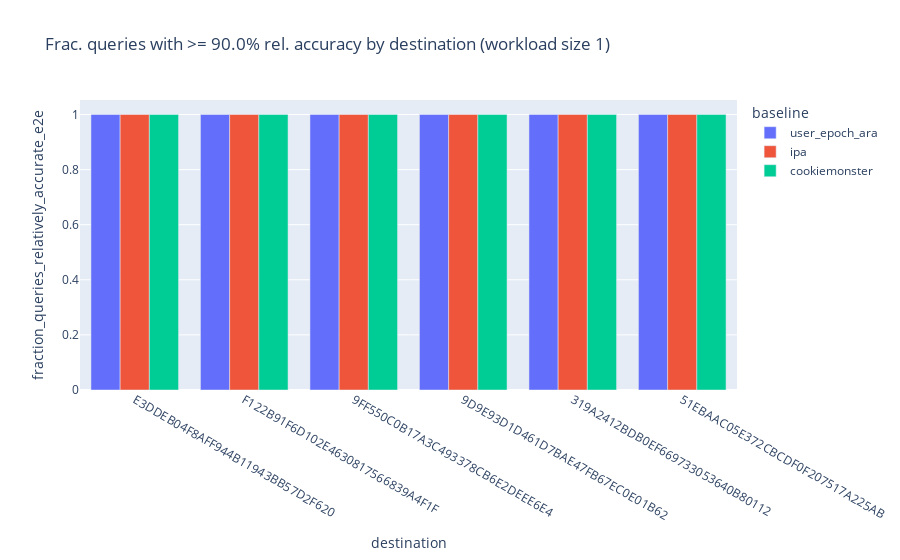
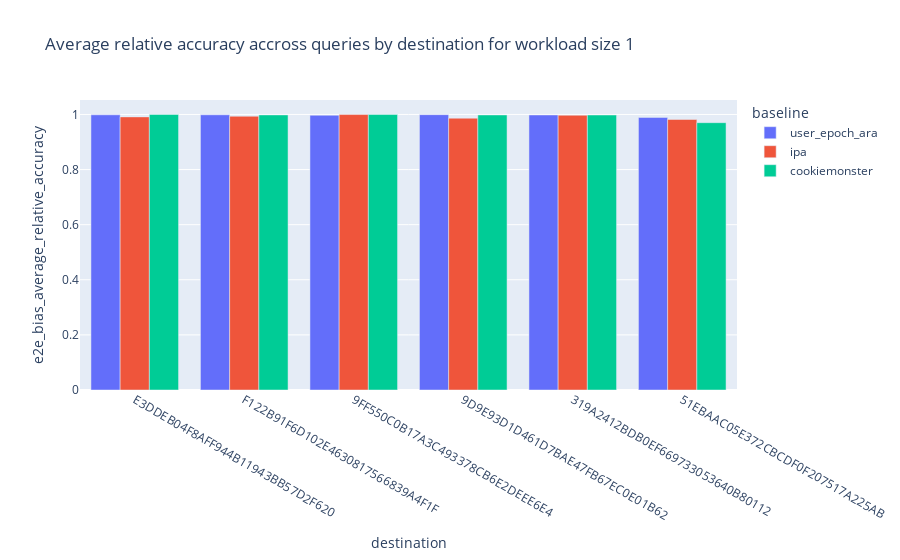
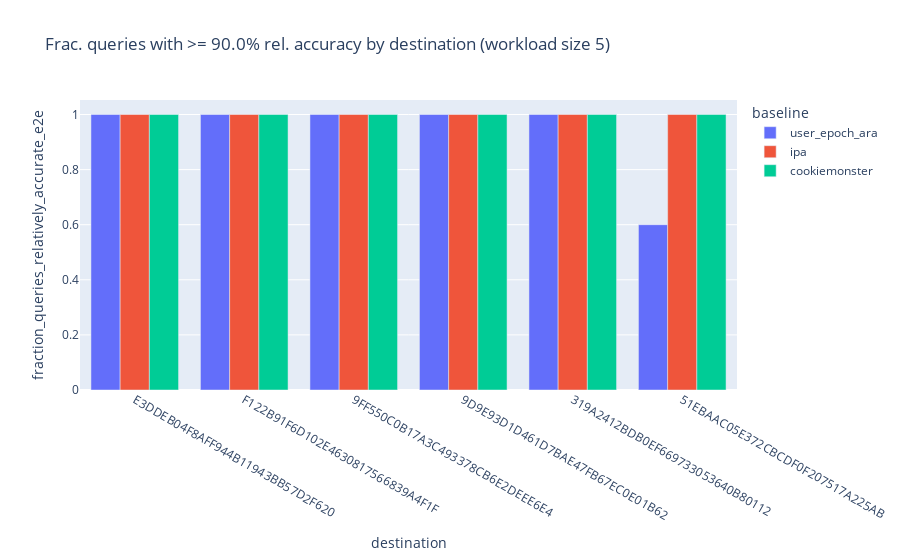
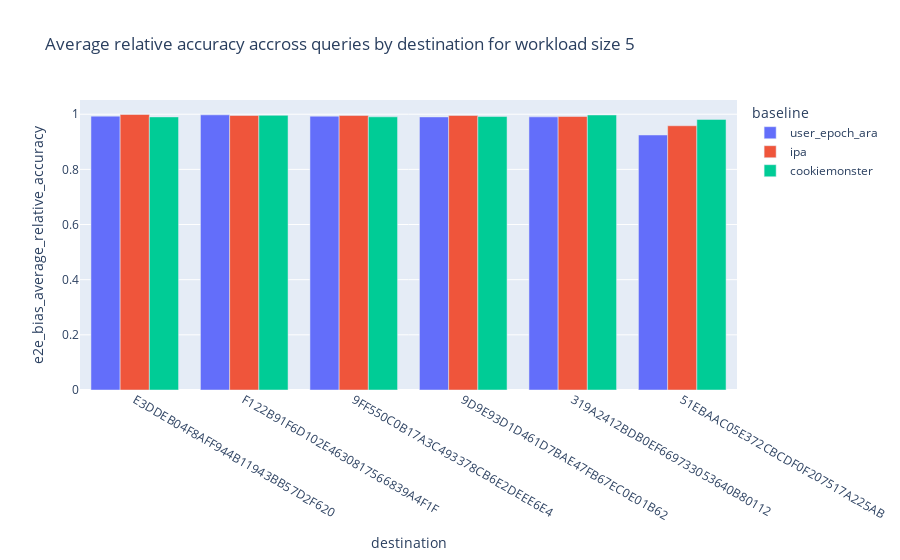

The code cell stored with these charts, in order, in its notebook:
### Code cell
workload_sizes = [1, 5, 10, 15, 20, 25, 30, 35, 40, 45]
for workload_size in workload_sizes:
    content = sorted.loc[sorted.requested_workload_size == workload_size]
    fig1 = px.bar(
        content,
        x="destination",
        y="fraction_queries_relatively_accurate_e2e",
        color="baseline",
        barmode="group",
        title=f"Frac. queries with >= {t * 100}% rel. accuracy by destination (workload size {workload_size})"
    )
    fig2 = px.bar(
        content,
        x="destination",
        y="e2e_bias_average_relative_accuracy",
        color="baseline",
        barmode="group",
        title=f"Avg. rel. accuracy accross queries by destination (workload size {workload_size})"
    )
    pyo.iplot(fig1)
    pyo.iplot(fig2)
    fig1.write_image(f"./large/e2e_bias_fraction_relative_accuracy_ws_{workload_size}.png")
    fig2.write_image(f"./large/e2e_bias_average_relative_accuracy_ws_{workload_size}.png")

### Figure 1 — Plotly figure (JSON) as saved in the notebook; plotly's stock layout.template omitted (floating-point values rounded to 4 significant figures)
{"data": [{"alignmentgroup": "True", "hovertemplate": "baseline=user_epoch_ara<br>destination=%{x}<br>fraction_queries_relatively_accurate_e2e=%{y}<extra></extra>", "legendgroup": "user_epoch_ara", "marker": {"color": "#636efa", "pattern": {"shape": ""}}, "name": "user_epoch_ara", "offsetgroup": "user_epoch_ara", "orientation": "v", "showlegend": true, "textposition": "auto", "type": "bar", "x": ["E3DDEB04F8AFF944B11943BB57D2F620", "F122B91F6D102E4630817566839A4F1F", "9FF550C0B17A3C493378CB6E2DEEE6E4", "9D9E93D1D461D7BAE47FB67EC0E01B62", "319A2412BDB0EF669733053640B80112", "51EBAAC05E372CBCDF0F207517A225AB"], "xaxis": "x", "y": [1, 1, 1, 1, 1, 1], "yaxis": "y"}, {"alignmentgroup": "True", "hovertemplate": "baseline=ipa<br>destination=%{x}<br>fraction_queries_relatively_accurate_e2e=%{y}<extra></extra>", "legendgroup": "ipa", "marker": {"color": "#EF553B", "pattern": {"shape": ""}}, "name": "ipa", "offsetgroup": "ipa", "orientation": "v", "showlegend": true, "textposition": "auto", "type": "bar", "x": ["E3DDEB04F8AFF944B11943BB57D2F620", "F122B91F6D102E4630817566839A4F1F", "9FF550C0B17A3C493378CB6E2DEEE6E4", "9D9E93D1D461D7BAE47FB67EC0E01B62", "319A2412BDB0EF669733053640B80112", "51EBAAC05E372CBCDF0F207517A225AB"], "xaxis": "x", "y": [1, 1, 1, 1, 1, 1], "yaxis": "y"}, {"alignmentgroup": "True", "hovertemplate": "baseline=cookiemonster<br>destination=%{x}<br>fraction_queries_relatively_accurate_e2e=%{y}<extra></extra>", "legendgroup": "cookiemonster", "marker": {"color": "#00cc96", "pattern": {"shape": ""}}, "name": "cookiemonster", "offsetgroup": "cookiemonster", "orientation": "v", "showlegend": true, "textposition": "auto", "type": "bar", "x": ["E3DDEB04F8AFF944B11943BB57D2F620", "F122B91F6D102E4630817566839A4F1F", "9FF550C0B17A3C493378CB6E2DEEE6E4", "9D9E93D1D461D7BAE47FB67EC0E01B62", "319A2412BDB0EF669733053640B80112", "51EBAAC05E372CBCDF0F207517A225AB"], "xaxis": "x", "y": [1, 1, 1, 1, 1, 1], "yaxis": "y"}], "layout": {"barmode": "group", "legend": {"title": {"text": "baseline"}, "tracegroupgap": 0}, "title": {"text": "Frac. queries with >= 90.0% rel. accuracy by destination (workload size 1)"}, "xaxis": {"anchor": "y", "domain": [0, 1], "title": {"text": "destination"}}, "yaxis": {"anchor": "x", "domain": [0, 1], "title": {"text": "fraction_queries_relatively_accurate_e2e"}}}}

### Figure 2 — Plotly figure (JSON) as saved in the notebook; plotly's stock layout.template omitted (floating-point values rounded to 4 significant figures)
{"data": [{"alignmentgroup": "True", "hovertemplate": "baseline=user_epoch_ara<br>destination=%{x}<br>e2e_bias_average_relative_accuracy=%{y}<extra></extra>", "legendgroup": "user_epoch_ara", "marker": {"color": "#636efa", "pattern": {"shape": ""}}, "name": "user_epoch_ara", "offsetgroup": "user_epoch_ara", "orientation": "v", "showlegend": true, "textposition": "auto", "type": "bar", "x": ["E3DDEB04F8AFF944B11943BB57D2F620", "F122B91F6D102E4630817566839A4F1F", "9FF550C0B17A3C493378CB6E2DEEE6E4", "9D9E93D1D461D7BAE47FB67EC0E01B62", "319A2412BDB0EF669733053640B80112", "51EBAAC05E372CBCDF0F207517A225AB"], "xaxis": "x", "y": [0.9987, 0.9988, 0.9971, 0.9993, 0.9982, 0.9893], "yaxis": "y"}, {"alignmentgroup": "True", "hovertemplate": "baseline=ipa<br>destination=%{x}<br>e2e_bias_average_relative_accuracy=%{y}<extra></extra>", "legendgroup": "ipa", "marker": {"color": "#EF553B", "pattern": {"shape": ""}}, "name": "ipa", "offsetgroup": "ipa", "orientation": "v", "showlegend": true, "textposition": "auto", "type": "bar", "x": ["E3DDEB04F8AFF944B11943BB57D2F620", "F122B91F6D102E4630817566839A4F1F", "9FF550C0B17A3C493378CB6E2DEEE6E4", "9D9E93D1D461D7BAE47FB67EC0E01B62", "319A2412BDB0EF669733053640B80112", "51EBAAC05E372CBCDF0F207517A225AB"], "xaxis": "x", "y": [0.9912, 0.9935, 0.9997, 0.9865, 0.9972, 0.9818], "yaxis": "y"}, {"alignmentgroup": "True", "hovertemplate": "baseline=cookiemonster<br>destination=%{x}<br>e2e_bias_average_relative_accuracy=%{y}<extra></extra>", "legendgroup": "cookiemonster", "marker": {"color": "#00cc96", "pattern": {"shape": ""}}, "name": "cookiemonster", "offsetgroup": "cookiemonster", "orientation": "v", "showlegend": true, "textposition": "auto", "type": "bar", "x": ["E3DDEB04F8AFF944B11943BB57D2F620", "F122B91F6D102E4630817566839A4F1F", "9FF550C0B17A3C493378CB6E2DEEE6E4", "9D9E93D1D461D7BAE47FB67EC0E01B62", "319A2412BDB0EF669733053640B80112", "51EBAAC05E372CBCDF0F207517A225AB"], "xaxis": "x", "y": [0.9999, 0.9984, 0.9998, 0.9983, 0.998, 0.9702], "yaxis": "y"}], "layout": {"barmode": "group", "legend": {"title": {"text": "baseline"}, "tracegroupgap": 0}, "title": {"text": "Average relative accuracy accross queries by destination for workload size 1"}, "xaxis": {"anchor": "y", "domain": [0, 1], "title": {"text": "destination"}}, "yaxis": {"anchor": "x", "domain": [0, 1], "title": {"text": "e2e_bias_average_relative_accuracy"}}}}

### Figure 3 — Plotly figure (JSON) as saved in the notebook; plotly's stock layout.template omitted (floating-point values rounded to 4 significant figures)
{"data": [{"alignmentgroup": "True", "hovertemplate": "baseline=user_epoch_ara<br>destination=%{x}<br>fraction_queries_relatively_accurate_e2e=%{y}<extra></extra>", "legendgroup": "user_epoch_ara", "marker": {"color": "#636efa", "pattern": {"shape": ""}}, "name": "user_epoch_ara", "offsetgroup": "user_epoch_ara", "orientation": "v", "showlegend": true, "textposition": "auto", "type": "bar", "x": ["E3DDEB04F8AFF944B11943BB57D2F620", "F122B91F6D102E4630817566839A4F1F", "9FF550C0B17A3C493378CB6E2DEEE6E4", "9D9E93D1D461D7BAE47FB67EC0E01B62", "319A2412BDB0EF669733053640B80112", "51EBAAC05E372CBCDF0F207517A225AB"], "xaxis": "x", "y": [1, 1, 1, 1, 1, 0.6], "yaxis": "y"}, {"alignmentgroup": "True", "hovertemplate": "baseline=ipa<br>destination=%{x}<br>fraction_queries_relatively_accurate_e2e=%{y}<extra></extra>", "legendgroup": "ipa", "marker": {"color": "#EF553B", "pattern": {"shape": ""}}, "name": "ipa", "offsetgroup": "ipa", "orientation": "v", "showlegend": true, "textposition": "auto", "type": "bar", "x": ["E3DDEB04F8AFF944B11943BB57D2F620", "F122B91F6D102E4630817566839A4F1F", "9FF550C0B17A3C493378CB6E2DEEE6E4", "9D9E93D1D461D7BAE47FB67EC0E01B62", "319A2412BDB0EF669733053640B80112", "51EBAAC05E372CBCDF0F207517A225AB"], "xaxis": "x", "y": [1, 1, 1, 1, 1, 1], "yaxis": "y"}, {"alignmentgroup": "True", "hovertemplate": "baseline=cookiemonster<br>destination=%{x}<br>fraction_queries_relatively_accurate_e2e=%{y}<extra></extra>", "legendgroup": "cookiemonster", "marker": {"color": "#00cc96", "pattern": {"shape": ""}}, "name": "cookiemonster", "offsetgroup": "cookiemonster", "orientation": "v", "showlegend": true, "textposition": "auto", "type": "bar", "x": ["E3DDEB04F8AFF944B11943BB57D2F620", "F122B91F6D102E4630817566839A4F1F", "9FF550C0B17A3C493378CB6E2DEEE6E4", "9D9E93D1D461D7BAE47FB67EC0E01B62", "319A2412BDB0EF669733053640B80112", "51EBAAC05E372CBCDF0F207517A225AB"], "xaxis": "x", "y": [1, 1, 1, 1, 1, 1], "yaxis": "y"}], "layout": {"barmode": "group", "legend": {"title": {"text": "baseline"}, "tracegroupgap": 0}, "title": {"text": "Frac. queries with >= 90.0% rel. accuracy by destination (workload size 5)"}, "xaxis": {"anchor": "y", "domain": [0, 1], "title": {"text": "destination"}}, "yaxis": {"anchor": "x", "domain": [0, 1], "title": {"text": "fraction_queries_relatively_accurate_e2e"}}}}

### Figure 4 — Plotly figure (JSON) as saved in the notebook; plotly's stock layout.template omitted (floating-point values rounded to 4 significant figures)
{"data": [{"alignmentgroup": "True", "hovertemplate": "baseline=user_epoch_ara<br>destination=%{x}<br>e2e_bias_average_relative_accuracy=%{y}<extra></extra>", "legendgroup": "user_epoch_ara", "marker": {"color": "#636efa", "pattern": {"shape": ""}}, "name": "user_epoch_ara", "offsetgroup": "user_epoch_ara", "orientation": "v", "showlegend": true, "textposition": "auto", "type": "bar", "x": ["E3DDEB04F8AFF944B11943BB57D2F620", "F122B91F6D102E4630817566839A4F1F", "9FF550C0B17A3C493378CB6E2DEEE6E4", "9D9E93D1D461D7BAE47FB67EC0E01B62", "319A2412BDB0EF669733053640B80112", "51EBAAC05E372CBCDF0F207517A225AB"], "xaxis": "x", "y": [0.993, 0.9978, 0.9929, 0.9902, 0.9904, 0.9247], "yaxis": "y"}, {"alignmentgroup": "True", "hovertemplate": "baseline=ipa<br>destination=%{x}<br>e2e_bias_average_relative_accuracy=%{y}<extra></extra>", "legendgroup": "ipa", "marker": {"color": "#EF553B", "pattern": {"shape": ""}}, "name": "ipa", "offsetgroup": "ipa", "orientation": "v", "showlegend": true, "textposition": "auto", "type": "bar", "x": ["E3DDEB04F8AFF944B11943BB57D2F620", "F122B91F6D102E4630817566839A4F1F", "9FF550C0B17A3C493378CB6E2DEEE6E4", "9D9E93D1D461D7BAE47FB67EC0E01B62", "319A2412BDB0EF669733053640B80112", "51EBAAC05E372CBCDF0F207517A225AB"], "xaxis": "x", "y": [0.999, 0.9954, 0.9952, 0.9954, 0.9916, 0.9581], "yaxis": "y"}, {"alignmentgroup": "True", "hovertemplate": "baseline=cookiemonster<br>destination=%{x}<br>e2e_bias_average_relative_accuracy=%{y}<extra></extra>", "legendgroup": "cookiemonster", "marker": {"color": "#00cc96", "pattern": {"shape": ""}}, "name": "cookiemonster", "offsetgroup": "cookiemonster", "orientation": "v", "showlegend": true, "textposition": "auto", "type": "bar", "x": ["E3DDEB04F8AFF944B11943BB57D2F620", "F122B91F6D102E4630817566839A4F1F", "9FF550C0B17A3C493378CB6E2DEEE6E4", "9D9E93D1D461D7BAE47FB67EC0E01B62", "319A2412BDB0EF669733053640B80112", "51EBAAC05E372CBCDF0F207517A225AB"], "xaxis": "x", "y": [0.9903, 0.9959, 0.9906, 0.9915, 0.9972, 0.9813], "yaxis": "y"}], "layout": {"barmode": "group", "legend": {"title": {"text": "baseline"}, "tracegroupgap": 0}, "title": {"text": "Average relative accuracy accross queries by destination for workload size 5"}, "xaxis": {"anchor": "y", "domain": [0, 1], "title": {"text": "destination"}}, "yaxis": {"anchor": "x", "domain": [0, 1], "title": {"text": "e2e_bias_average_relative_accuracy"}}}}
